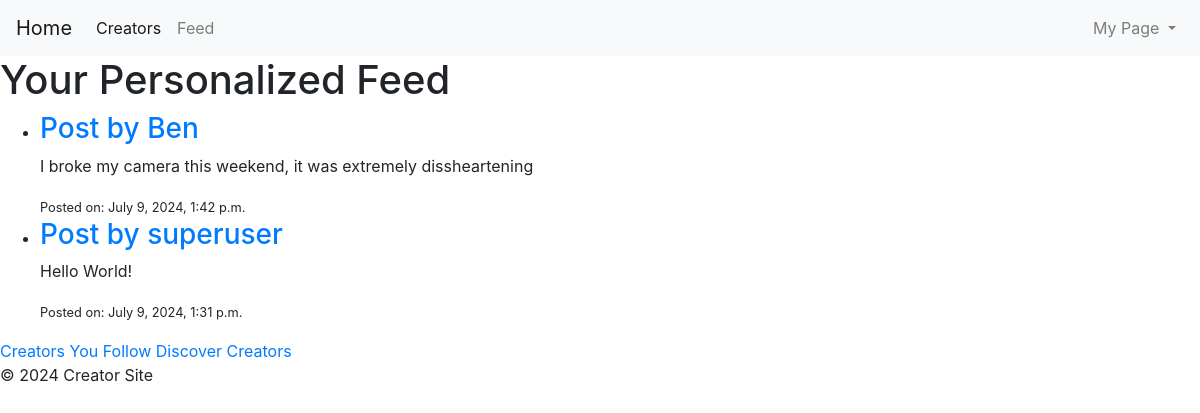
Page /feed/ (signed in) on the earlier database version.
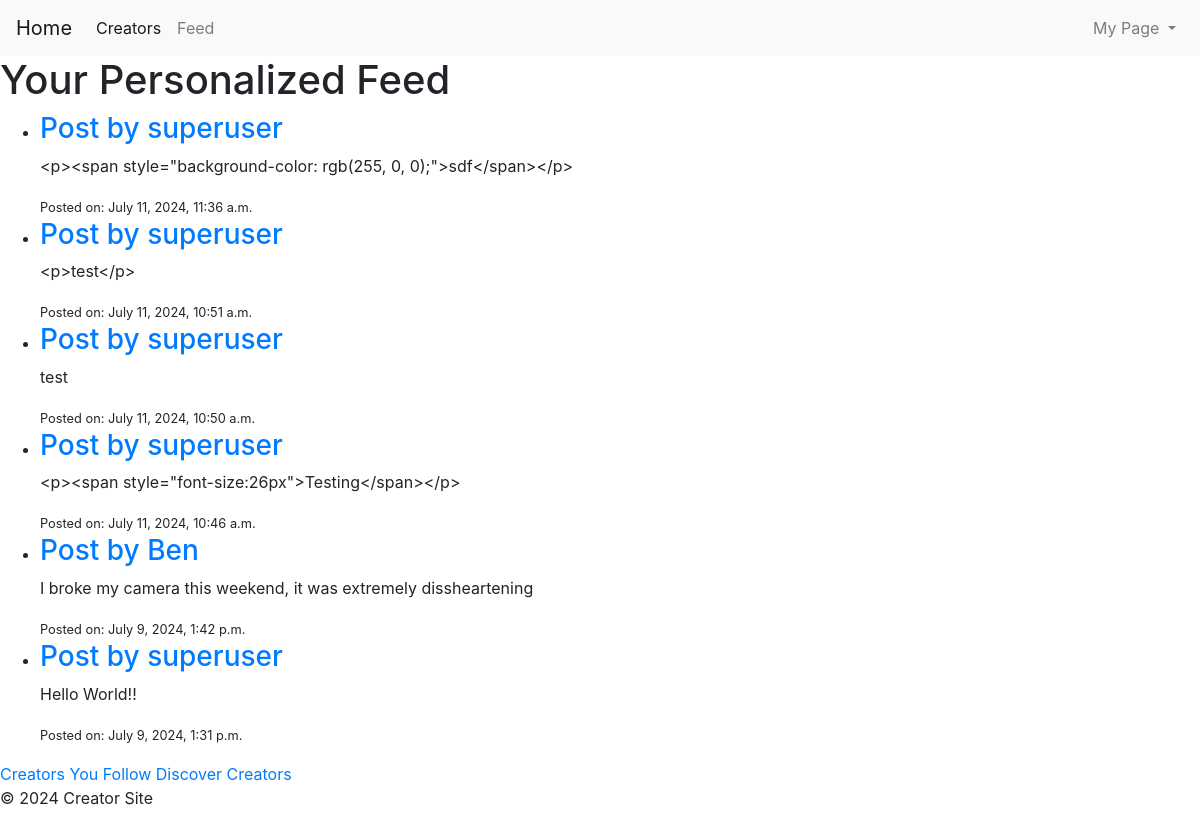
Same page on the later database version.
### creators/models.py (models this page shows, shortened)
class Post(models.Model):
    creator = models.ForeignKey('Creator', on_delete=models.CASCADE, related_name='posts')
    title = models.CharField(max_length=200, default="Untitled Post")
    content = models.TextField()
    created_at = models.DateTimeField(auto_now_add=True)
    updated_at = models.DateTimeField(auto_now=True)
    comments = models.JSONField(default=list)

class Creator(models.Model):
    CREATOR_TYPES = [
        ('PHOTOGRAPHER', 'Photographer'),
        ('GAME_DEVELOPER', 'Game Developer'),
        ('CONTENT_CREATOR', 'Content Creator'),
        ('ARTIST', 'Artist'),
        ('VOICE_ACTOR', 'Voice Actor'),
        ('OTHER', 'Other'),
    ]
    STATUS_CHOICES = [
        ('PENDING', 'Pending'),
        ('APPROVED', 'Approved'),
        ('REJECTED', 'Rejected'),
    ]
    user = models.OneToOneField(User, on_delete=models.CASCADE)
    avatar = models.ImageField(upload_to='creator_avatars/', null=True, blank=True)
    about_me = models.TextField(blank=True)
    creator_type = models.CharField(max_length=20, choices=CREATOR_TYPES, default='OTHER')
    status = models.CharField(max_length=10, choices=STATUS_CHOICES, default='PENDING')
    request_message = models.TextField(blank=True)
    followers = models.ManyToManyField(User, related_name='following', blank=True)

### creators/views.py (the view)
# urls.py: path('feed/', views.PersonalizedFeedView.as_view(), name='personalized_feed'),
class PersonalizedFeedView(LoginRequiredMixin, ListView):
    template_name = 'creators/personalized_feed.html'
    context_object_name = 'posts'
    def get_queryset(self):
        followed_creators = Creator.objects.filter(followers=self.request.user)
        return Post.objects.filter(creator__in=followed_creators).order_by('-created_at')
    def get_context_data(self, **kwargs):
        context = super().get_context_data(**kwargs)
        return context

### creators/templatetags/creator_tags.py (called while the page is built)
@register.simple_tag
def creator_status(user):
    try:
        creator = Creator.objects.get(user=user)
        return creator.status
    except Creator.DoesNotExist:
        return None

### creators/templates/creators/personalized_feed.html (shortened to what this page needs)
{% extends 'base.html' %}
{% load static %}
{% block content %}
  <h1>Your Personalized Feed</h1>
  {% if posts %}
    <ul>
      {% for post in posts %}
      <li>
        <h3>
          <a href="{% url 'post_detail' pk=post.id %}">Post by {{ post.creator.user.username }}</a>
        </h3>
        <p>{{ post.content|truncatewords:30 }}</p>
        <small>Posted on: {{ post.created_at }}</small>
      </li>
      {% endfor %}
    </ul>
  {% else %}
    <p>No posts in your feed. Try following some creators!</p>
  {% endif %}
  <a href="{% url 'followed_creators' %}">Creators You Follow</a>
  <a href="{% url 'creator_list' %}">Discover Creators</a>
{% endblock %}

Differences in the rows shown:
added Post: creator.user.username "superuser", content "<p><span style=\"background-color: rgb(255, 0, 0);\">sdf</span></p>", created_at "July 11, 2024, 11:36 a.m."
added Post: creator.user.username "superuser", content "<p>test</p>", created_at "July 11, 2024, 10:51 a.m."
added Post: creator.user.username "superuser", content "test", created_at "July 11, 2024, 10:50 a.m."
added Post: creator.user.username "superuser", content "<p><span style=\"font-size:26px\">Testing</span></p>", created_at "July 11, 2024, 10:46 a.m."
changed Post: content "Hello World!" → "Hello World!!"
